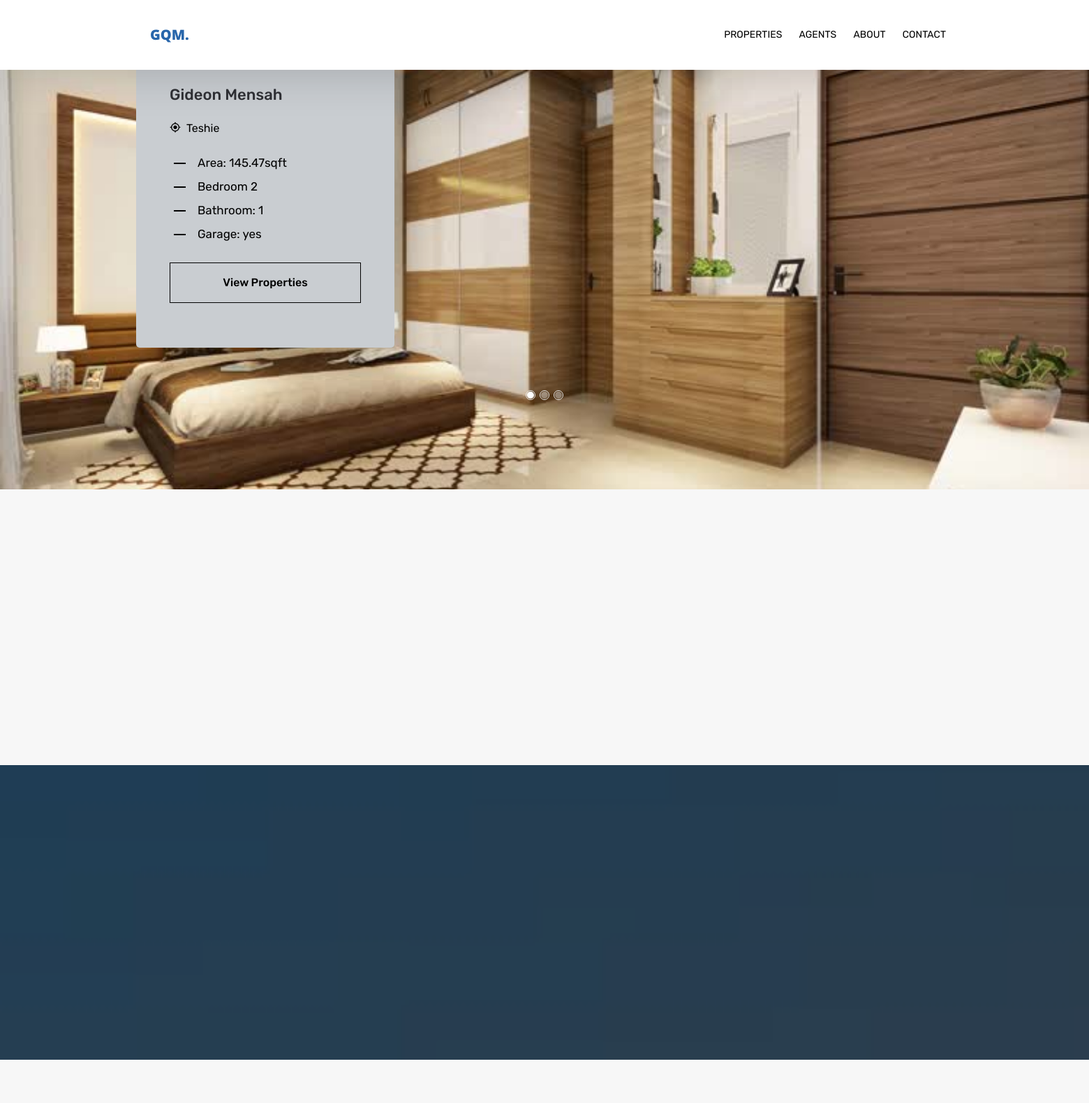
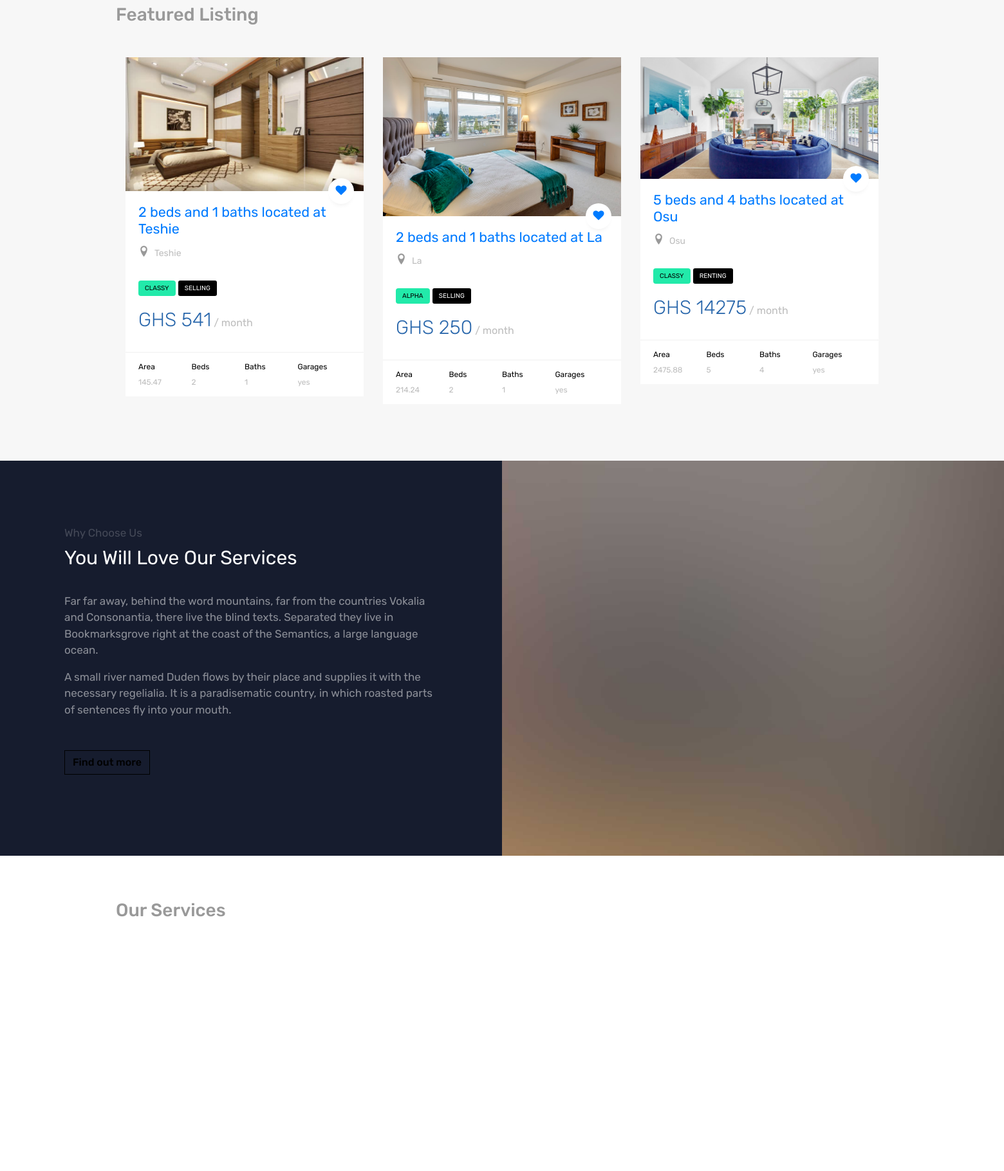
The page / (upper part) on the database its author committed (2 pictures, top to bottom).
### mainapp/models.py (models this page shows)
class Properties(models.Model):
    categories=models.ForeignKey(Categories,null=True,on_delete=models.SET_NULL)
    name=models.CharField(max_length=255)
    location=models.CharField(max_length=255)
    type= models.CharField(choices=roomtype,max_length=25)
    price=models.PositiveIntegerField()
    area=models.DecimalField(decimal_places=2,max_digits=10)
    numofbeds=models.PositiveIntegerField()
    numofbath=models.PositiveIntegerField()
    numofgarage=models.CharField(max_length=10)
    photo = models.ImageField(upload_to='rooms',null=True)
    roomdetail=models.TextField(max_length=255,default=True)
    def __str__(self):
        return f"{self.numofbeds} beds and {self.numofbath} baths located at {self.location}"
    class Meta:
        verbose_name='Property'
        verbose_name_plural='Properties'

class Categories(models.Model):
    categories=models.CharField(max_length=25)
    def __str__(self):
        return self.categories
    class Meta:
        verbose_name='Category'
        verbose_name_plural='Categories'

### mainapp/views.py (the view)
# urls.py: 2. Add a URL to urlpatterns:  path('', views.home, name='home')
def home(request):
    homelisting=Properties.objects.all()[:3]
    context={
        'listproperty':homelisting
        }
    return render(request,'index.html',context)

### templates/index.html (shortened to what this page needs)
{% extends 'base.html' %}
{% load static %}
{% block body %}
<section class="home-slider owl-carousel" style="margin: 0%;">
  {% for property in listproperty %}
  <div class="slider-item">
    <div class="overlay"></div>
    <div class="img" style=" background-image:url({{property.photo.url}})">
      <div style="padding-top: 200px;">
      </div>
      <div class="container">
        <div class="row d-flex justify-content-start">
          <div class="col-md-6 col-lg-4">
            <div class="details p-5">
              <span class="cat d-block mb-4">House</span>
              <h3 class="mb-3">{{property.name}}</h3>
              <p class="loc"><span class="icon-my_location mr-2"></span>{{property.location}}</p>
              <ul class="mb-4">
                <li><span>Area:</span> <span>{{property.area}}sqft</span></li>
                <li><span>Bedroom</span> <span>{{property.numofbeds}}</span></li>
                <li><span>Bathroom:</span> <span>{{property.numofbath}}</span></li>
                <li><span>Garage:</span> <span>{{property.numofgarage}}</span></li>
              </ul>
              <p><a href="{% url 'detail' property.id %}" class="btn btn-black btn-outline-black py-3">View
                  Properties</a>
              </p>
            </div>
          </div>
        </div>
      </div>
    </div>
  </div>
  {% endfor %}
</section>
<section class="probootstrap-section probootstrap-section-lighter" style="margin:0%;">
  <div class="container">
    <div class="row">
      <div class="col-md-4">
      </div>
      <div class="col-md-4">
      </div>
      <div class="col-md-4">
      </div>
    </div>
  </div>
</section>
<section class="probootstrap-section probootstrap-bg" style="background-image: url(../static/img/slider_2.jpg);">
</section>
<section class="probootstrap-section probootstrap-section-lighter">
  <div class="container">
    <div class="row heading">
      <h2 class="mt0 mb50 text-center">Featured Listing</h2>
    </div>
    <div class="row">
      {% for property in listproperty %}
      <div id="carouselExampleSlidesOnly" class="carousel slide" data-bs-ride="carousel">
        <div class="carousel-item active">
          <div class="col-lg- 4 col-md-4 col-sm-4">
            <div class="probootstrap-card probootstrap-listing">
              <div class="probootstrap-card-media">
                <img src="{{property.photo.url}}" class="img-responsive" alt="Free HTML5 Template by uicookies.com">
                <a href="#" class="probootstrap-love"><i class="icon-heart"></i></a>
              </div>
              <div class="probootstrap-card-text">
                <h2 class="probootstrap-card-heading"><a href="#">{{property}}</a></h2>
                <div class="probootstrap-listing-location">
                  <i class="icon-location2"></i> <span>{{property.location}}</span>
                </div>
                <div class="probootstrap-listing-category for-sale"><span style="color: black;">{{property.type}}</span>
                  <span style="background-color:black ; border-radius: 3px;">{{property.categories}}</span>
                </div>
                <div class="probootstrap-listing-price"><strong> GHS {{property.price}}</strong> / month</div>
              </div>
              <div class="probootstrap-card-extra">
                <ul>
                  <li>
                    Area
                    <span>{{property.area}}</span>
                  </li>
                  <li>
                    Beds
                    <span>{{property.numofbeds}}</span>
                  </li>
                  <li>
                    Baths
                    <span>{{property.numofbath}}</span>
                  </li>
                  <li>
                    Garages
                    <span>{{property.numofgarage}}</span>
                  </li>
                </ul>
              </div>
            </div>
          </div>
          {% endfor %}
        </div>
      </div>
    </div>
  </div>
</section>
<section class="probootstrap-half reverse">
  <div class="image-wrap">
    <div class="image" style="background-image: url(img/slider_5.jpg);"></div>
  </div>
  <div class="text">
    <p class="mb10 subtitle">Why Choose Us</p>
    <h3 class="mt0 mb40">You Will Love Our Services</h3>
    <p>Far far away, behind the word mountains, far from the countries Vokalia and Consonantia, there live the blind
      texts. Separated they live in Bookmarksgrove right at the coast of the Semantics, a large language ocean.</p>
    <p class="mb50">A small river named Duden flows by their place and supplies it with the necessary regelialia. It is
      a paradisematic country, in which roasted parts of sentences fly into your mouth.</p>
    <p><a href="#" class="btn btn-primary mb10">Find out more</a></p>
  </div>
</section>
<section class="probootstrap-section">
  <div class="container">
    <div class="row heading">
      <h2 class="mt0 mb50 text-center">Our Services</h2>
    </div>
    <div class="row">
    </div>
  </div>
</section>
{% endblock body %}

### static/new static/css/icomoon.css (style rules this page uses)
[class^="icon-"], [class*=" icon-"] { font-family: 'icomoon' !important; speak: none; font-style: normal; font-weight: normal; font-variant: normal; text-transform: none; line-height: 1; -webkit-font-smoothing: antialiased; -moz-osx-font-smoothing: grayscale; }
.icon-heart:before { content: "\f004"; }
.icon-my_location:before { content: "\e55c"; }

### rows shown on the page
Properties: photo (picture), name "Gideon Mensah", location "Teshie", area "145.47", numofbeds "2", numofbath "1", numofgarage "yes", numofbeds+numofbath+location "2 beds and 1 baths located at Teshie", type "CLASSY", categories "SELLING", price "541"
Properties: photo (picture), numofbeds+numofbath+location "2 beds and 1 baths located at La", location "La", type "ALPHA", categories "SELLING", price "250", area "214.24", numofbeds "2", numofbath "1", numofgarage "yes"
Properties: photo (picture), numofbeds+numofbath+location "5 beds and 4 baths located at Osu", location "Osu", type "CLASSY", categories "RENTING", price "14275", area "2475.88", numofbeds "5", numofbath "4", numofgarage "yes"
